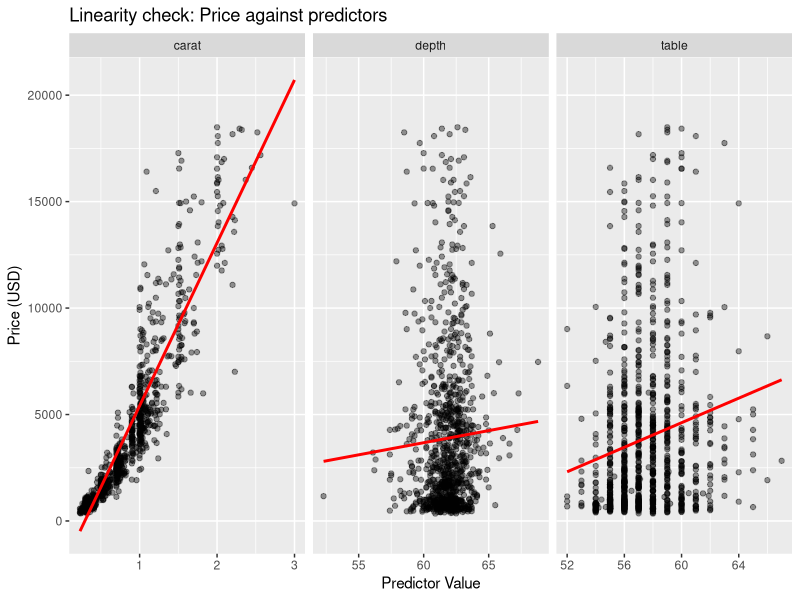

Recreate this plot in R.
#| title: "The Pivot Trick"
#| category: "Week 6 Part 1: Pre-Modelling EDA"
#| dataset-name "diamonds_sample"
#| description: "If you solely want to check the linearity of multiple predictors against the response variable without cluttering the screen with density plots, the `pivot_longer()` trick is your friend. <br><br> Select `price`, `carat`, `depth`, and `table` from `diamonds_sample`. Pivot all columns EXCEPT `price` into a long format. Then, create a faceted scatterplot (`facet_wrap`) with the predictor value on the x-axis and `price` on the y-axis. Add a linear trend line with `geom_smooth(method = "lm")`. Remember to use `scales = "free_x"`."
#| prerun-code: "set.seed(42)"
#| stub: "diamonds_sample |> \n  select(___) |> \n  pivot_longer(\n    cols = c(___),\n    names_to = "predictor",\n    values_to = "value"\n  ) |> \n  ggplot(aes(x = ___, y = ___)) +\n  geom_point(alpha = 0.4) +\n  geom_smooth(method = "lm", se = FALSE, colour = "red") +\n  ____(~ predictor, scales = "free_x") +\n  labs(title = "Linearity check: Price against predictors",\n       x = "Predictor Value",\n       y = "Price (USD)")"

library(ggplot2)
library(dplyr)
library(tidyr)
library(forcats)

set.seed(42)
diamonds_sample <- diamonds |> sample_n(1000)
  
p <- diamonds_sample |>
  select(price, carat, depth, table) |>
  pivot_longer(
    cols = c(carat, depth, table),
    names_to = "predictor",
    values_to = "value"
  ) |>
  ggplot(aes(x = value, y = price)) +
  geom_point(alpha = 0.4) +
  geom_smooth(method = "lm", se = FALSE, colour = "red") +
  facet_wrap(~predictor, scales = "free_x") +
  labs(
    title = "Linearity check: Price against predictors",
    x = "Predictor Value",
    y = "Price (USD)"
  )

print(p)
